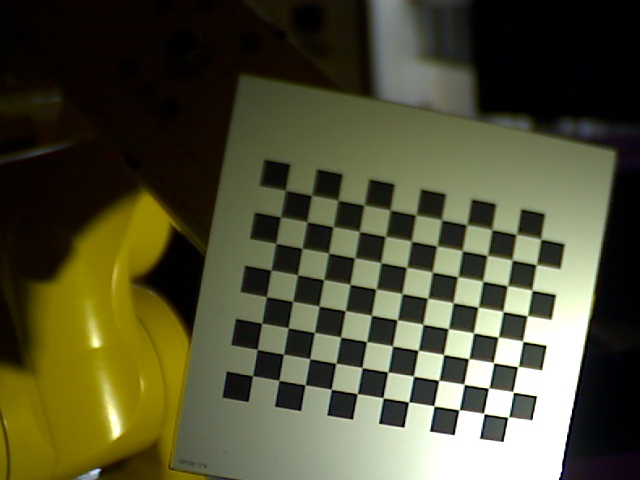
#> input picture image/1.jpg, 640 x 480 px; its folder holds 4 pictures in this run
$ python calibration.py
#> lines starting #> are read from the running program, lines starting #| are printed output that depends on the picture; long printed decimals are rounded
# ** coding: utf-8**
import os
import cv2
import numpy as np
import glob
import matplotlib.pyplot as plt

IMAGE_DIR = os.path.join(os.getcwd(), 'image')


class CalibrateException(Exception):
    pass


# 标定板信息
class ChessBoardInfo(object):

    def __init__(self, n_cols=0, n_rows=0):
        self.n_cols = n_cols
        self.n_rows = n_rows
        self.size = (n_rows, n_cols)


def _get_corners(img, broad):
    img = cv2.imread(img)
    gray = cv2.cvtColor(img, cv2.COLOR_BGR2GRAY)
    (ok, corners) = cv2.findChessboardCorners(img, (broad.n_cols, broad.n_rows))
    if not ok:
        return ok, corners
    else:
        radius = 5
        cv2.cornerSubPix(gray, corners, (radius, radius), (-1, -1),
                         (cv2.TERM_CRITERIA_EPS + cv2.TERM_CRITERIA_MAX_ITER, 30, 0.1))
        return ok, corners


class Calibrator(object):
    """
    使用findChessboardCorners找到角点

    :return (ok, corners)
    """

    def __init__(self, board):
        self._board = board
        self.size = None
        self.count = 0

    def get_corners(self, img):
        ok, corners = _get_corners(img, self._board)
        if ok:
            return ok, corners
        else:
            return False, None

    def collect_corners(self, images):

        corners = [self.get_corners(img) for img in images]
#> in _get_corners, img is the input picture: shape (480, 640, 3); mean B, G, R 53.7, 80.4, 81
#> in _get_corners, `gray = cv2.cvtColor(img, cv2.COLOR_BGR2GRAY)`:
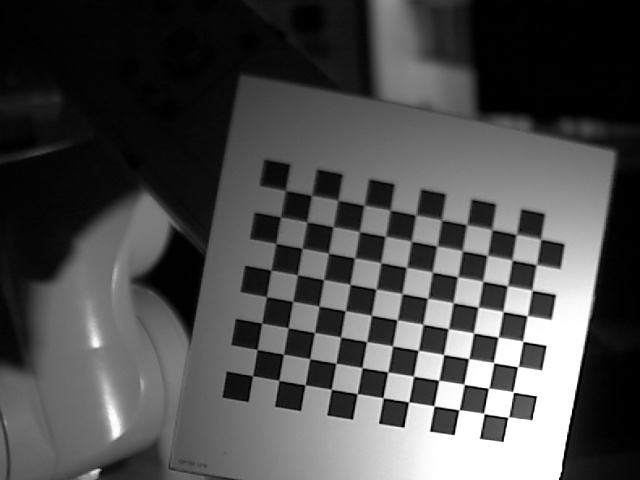
#> gray: shape (480, 640); min 0, max 255, mean 77.5
#> in _get_corners, `(ok, corners) = cv2.findChessboardCorners(img, (broad.n_cols, broad.n_..`: ok = True; corners = 42 rows, first 8: [380.9, 263], [405.9, 267.8], [433, 272.6], [457, 277.2], [483.3, 281.7], [506.5, 286.3], [532.6, 291.2], [375.4, 289.4]
#> in get_corners, `ok, corners = _get_corners(img, self._board)`: ok = True; corners = 42 rows, first 8: [380.7, 262.8], [406.5, 267.5], [432.4, 272.3], [457.5, 276.9], [482.7, 281.4], [507.3, 286], [532.1, 290.4], [375.9, 289.2]
#> call 2 of _get_corners, with img = 'image/2.jpg'
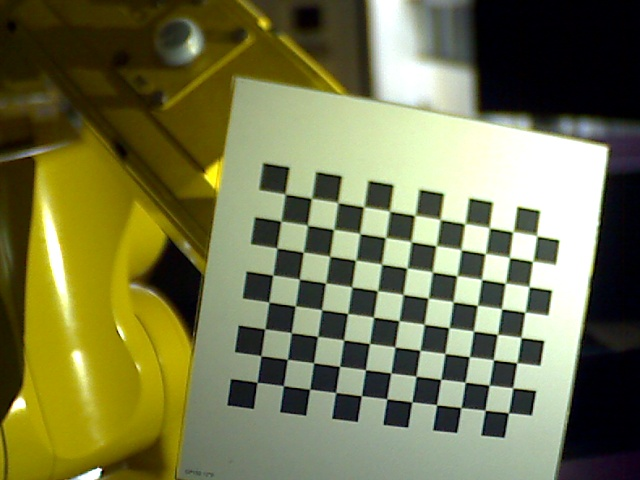
#> input picture image/2.jpg, 640 x 480 px
#> in _get_corners, img is the input picture: shape (480, 640, 3); mean B, G, R 77.2, 118.6, 117.4
#> in _get_corners (call 2), `gray = cv2.cvtColor(img, cv2.COLOR_BGR2GRAY)`:
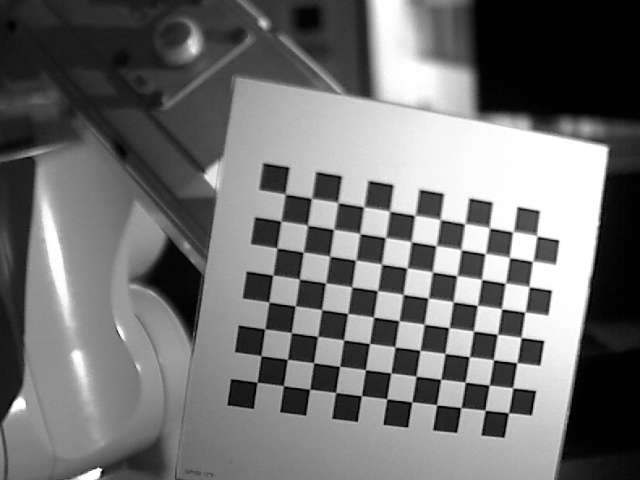
#> gray: shape (480, 640); min 0, max 255, mean 113.5
#> in _get_corners (call 2), `(ok, corners) = cv2.findChessboardCorners(img, (broad.n_cols, broad.n_..`: ok = False; corners = None
#> call 3 of _get_corners, with img = 'image/3.jpg'
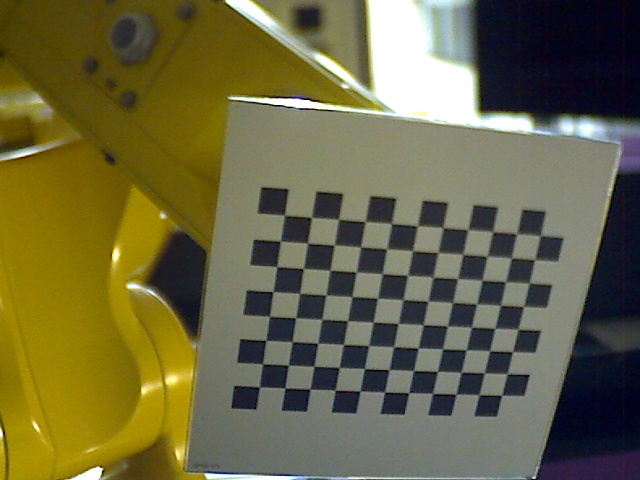
#> input picture image/3.jpg, 640 x 480 px
#> in _get_corners, img is the input picture: shape (480, 640, 3); mean B, G, R 66.7, 102.6, 106.9
#> in _get_corners (call 3), `gray = cv2.cvtColor(img, cv2.COLOR_BGR2GRAY)`:
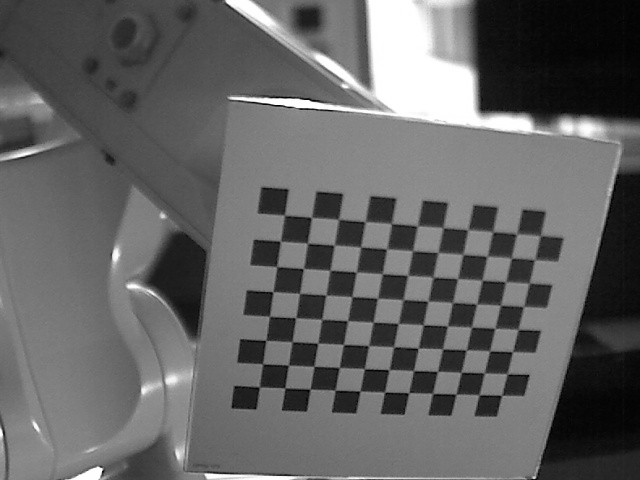
#> gray: shape (480, 640); min 0, max 255, mean 99.8
#> in _get_corners (call 3), `(ok, corners) = cv2.findChessboardCorners(img, (broad.n_cols, broad.n_..`: ok = True; corners = 42 rows, first 8: [337.9, 219.3], [364.7, 222.4], [391.4, 223.9], [417.1, 226.7], [443.2, 228.4], [467.2, 230.4], [493, 232.8], [333.8, 245.7]
#> in get_corners (call 3), `ok, corners = _get_corners(img, self._board)`: ok = True; corners = 42 rows, first 8: [338.5, 219.3], [364.9, 221.8], [391.4, 223.5], [417.4, 226.1], [443, 227.7], [467.7, 230], [492.9, 232.1], [334.1, 245.3]
#> call 4 of _get_corners, with img = 'image/4.jpg'
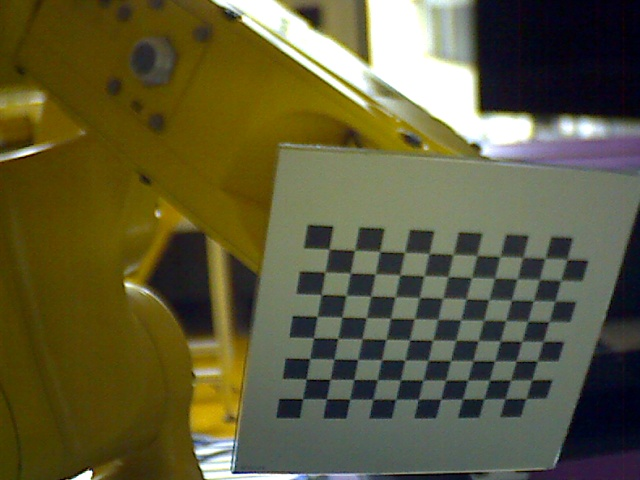
#> input picture image/4.jpg, 640 x 480 px
#> in _get_corners, img is the input picture: shape (480, 640, 3); mean B, G, R 57.7, 90.3, 94.3
#> in _get_corners (call 4), `gray = cv2.cvtColor(img, cv2.COLOR_BGR2GRAY)`:
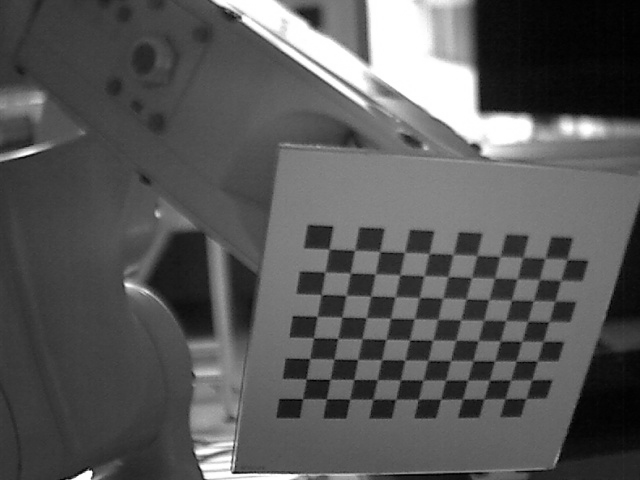
#> gray: shape (480, 640); min 0, max 255, mean 87.8
#> in _get_corners (call 4), `(ok, corners) = cv2.findChessboardCorners(img, (broad.n_cols, broad.n_..`: corners = 42 rows, first 8: [328.8, 249.4], [354.5, 251.1], [379.9, 252], [404, 252.7], [428.8, 254.5], [452.6, 255.5], [476.8, 256.5], [324.3, 272.8]
#> in get_corners (call 4), `ok, corners = _get_corners(img, self._board)`: corners = 42 rows, first 8: [329, 249.3], [354.7, 250.4], [379.8, 251.4], [404.5, 252.4], [429, 253.8], [452.9, 254.6], [477.1, 255.6], [324.7, 272.2]
#> corners = 4 items

        good_corners = []

        for (ok, corner) in corners:
            if ok:
                self.count += 1
                good_corners.append(corner)
#> this loop made 4 passes
#> ok on passes 1, 3, 4: True, True, True
#> after the loop, good_corners = 3 items; self.count = 3

        if not good_corners:
            raise CalibrateException("No corners found in images!")
        else:

            self.size = (cv2.imread(images[0]).shape[0], cv2.imread(images[0]).shape[1])
#> self.size = (480, 640)
            return good_corners

    def get_object_points(self):

        object_points = []
        if self.count is 0:
            raise CalibrateException("No images!")

        for i in range(self.count):
            object_point = np.zeros((self._board.n_cols * self._board.n_rows, 3), np.float32)
            object_point[:, :2] = np.mgrid[0:7, 0:6].T.reshape(-1, 2)
            object_points.append(object_point)
        return object_points

    def cal_param(self, img_points):
        """
        计算相机内外参
        :return: ok, mtx, dist, rvecs, tvecs
        """
        obj_points = self.get_object_points()

        ok, mtx, dist, rvecs, tvecs = cv2.calibrateCamera(
            obj_points,
            img_points,
            self.size,
            None,
            None
        )

        if not ok:
            return False, None, None, None, None
        else:
            return ok, mtx, dist, rvecs, tvecs

    def pose_estimation(self, mtx, dist, rvecs, tvecs):
        """
        cvProjectPoints2的函数计算反投影，返回经反投影后像素点的标
        :return: img_points
        """
        img_points = []
        for i in range(self.count):
            object_point = np.zeros((self._board.n_cols * self._board.n_rows, 3), np.float32)
            object_point[:, :2] = np.mgrid[0:self._board.n_cols, 0:self._board.n_rows].T.reshape(-1, 2)
            rvec = np.array(rvecs[i])
            tvec = np.array(tvecs[i])

            img_point, jac = cv2.projectPoints(object_point, rvec, tvec, mtx, dist)
            img_points.append(img_point)
        return img_points

    def draw_chart(self, project_points, img_points):
        """
        画出偏差图
        """
        x = np.array(range(self.count*self._board.n_rows*self._board.n_cols)) + 1
        y = project_points - img_points
        y_x = np.array(y.T[-1:]).flatten()
        y_y = np.array(y.T[:-1]).flatten()

        plt.ylim(-1.0, 1.0)                                                         # 设置纵轴上下限

        plt.scatter(x, y_x)
        plt.scatter(x, y_y)
        plt.title('x&y offset')

        plt.show()

    @ staticmethod
    def get_intrinsic(mtx):
        """
        获取内参
        """
        mtx = np.column_stack((mtx, np.zeros((3, 1))))
        return mtx

    @ staticmethod
    def get_extrinsics(rvecs, tvecs):
        """
        返回外参
        :param rvecs: 旋转向量组
        :param tvecs: 位移向量组
        :return: 外参数模型组
        """
        exteriores = []
        for rvec, tvec in zip(rvecs, tvecs):
            P = tvec
            R = cv2.Rodrigues(np.array(rvec))
            exterior = np.column_stack((np.array(R[0]), P))
            exterior = np.row_stack((exterior, np.zeros((1, 4))))
            exteriores.append(exterior)

        return exteriores


if __name__ == '__main__':
    board = ChessBoardInfo(n_cols=7, n_rows=6)
    calibrator = Calibrator(board)
    corners = calibrator.collect_corners(glob.glob('{0}/*.jpg'.format(IMAGE_DIR)))
#> corners = 3 items
    ok, mtx, dist, rvecs, tvecs = calibrator.cal_param(corners)
#> in cal_param, `ok, mtx, dist, rvecs, tvecs = cv2.calibrateCamera( obj_points, img_poi..`: ok = 0.185; mtx = [[1215.3, 0, 334.7], [0, 1207.5, 326.5], [0, 0, 1]]; dist = [[-0.188, -22.19, -0.0236, -0.00606, 521.9]]; rvecs = ([0.0312, -0.127, 0.173], [0.44, -0.238, 0.108], [0.561, -0.245, 0.0965]); tvecs = ([1.71, -2.38, 45.29], [0.136, -3.86, 43.76], [-0.213, -2.92, 45.9])
#> ok = 0.185; dist = [[-0.188, -22.19, -0.0236, -0.00606, 521.9]]

    # 内参矩阵
    intrinsic = calibrator.get_intrinsic(mtx)
#> in get_intrinsic, `mtx = np.column_stack((mtx, np.zeros((3, 1))))`: mtx = [[1215.3, 0, 334.7, 0], [0, 1207.5, 326.5, 0], [0, 0, 1, 0]]
#> intrinsic has the same summary as mtx in get_intrinsic

    # 外参数矩阵
    extrinsics = calibrator.get_extrinsics(rvecs, tvecs)
#> the loop in get_extrinsics, `for rvec, tvec in zip(rvecs, tvecs):` made 3 passes
#> (rvec, P) on passes 1 to 3: ([0.0312, -0.127, 0.173], [1.71, -2.38, 45.29]), ([0.44, -0.238, 0.108], [0.136, -3.86, 43.76]), ([0.561, -0.245, 0.0965], [-0.213, -2.92, 45.9])
#> after the loop in get_extrinsics, `for rvec, tvec in zip(rvecs, tvecs):`: exteriores = 3 items
#> extrinsics = 3 items

    # 内参矩阵与外参矩阵的乘积
    M = np.matrix(intrinsic).dot(extrinsics[0])
#> M = [[1230.5, -204.2, 181.9, 17239.4], [246.8, 1195.5, 273, 11910.4], [0.129, 0.0201, 0.991, 45.29]]

    # 实际图像坐标
    camera_pose = np.matrix(np.array([1, 1, 0, 1])).T
    u, v, z = np.matrix(M).dot(camera_pose)
#> u = [[18265.7]]; v = [[13352.7]]; z = [[45.44]]
    print(u/z, v/z)
#| [[401.985]] [[293.861]]

    print(corners[0].reshape((board.n_rows, board.n_cols, 2)))
#> (printed output is left out)
